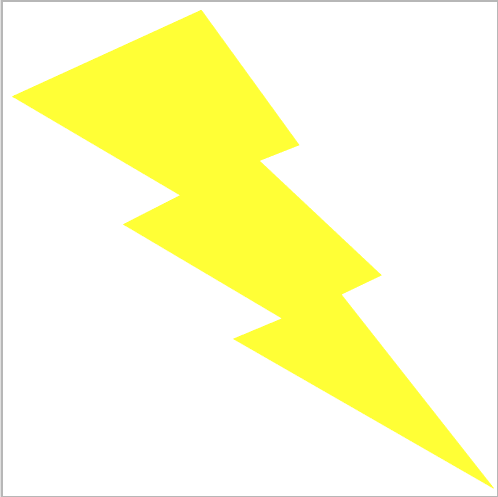
#> input picture Part2/bolt.png, 498 x 497 px, found by its file name
$ python 1.1.py
#> lines starting #> are read from the running program, lines starting #| are printed output that depends on the picture; long printed decimals are rounded
### print_functions.py
from termcolor import colored, cprint
import sys

# [72 lines left out: functions limited_input, listed_input, ranged_input, print_table, not called in this run]

def print_title(title: str, colour: str = "red", attrs: list = ["bold"], title_words: bool = True):
    print("")
    if title_words:
        cprint(title.title(), colour, attrs=attrs)
    else:
        cprint(title, colour, attrs=attrs)

def print_header(header: str, colour: str = "yellow", attrs: list = ["bold", "underline"]):
    print("")
    cprint(header.upper(), colour, attrs=attrs)

### Part2/1.1.py
# Import the appropriate libraries.
from PIL import Image, ImageDraw
from print_functions import *
import random

# .open("") - lets computer know which image you will load
img = Image.open("Part2\\bolt.png")  # Replace with your file path
#> img is the input picture: PIL image 498x497 RGBA; mean R, G, B, A 254.1, 254.1, 204.3, 255
img = img.convert("RGB")  # Ensures it’s in RGB mode
#> img: PIL image 498x497 RGB

# load the image into your program's memory.
pixels = img.load()

# Show the image without edits.
img.show()

# Access pixel values
width, height = img.size
#> width = 498; height = 497

inside_bolt = 0
outside_bolt = 0
# Draw blue dots around the image by editing pixel values to blue.
for i in range(5000):
	# Randomly select a number within the range of the width of the image.
    rand_x = random.randint(0,width-1)
	# Randomly select a number within the height of the image.
    rand_y = random.randint(0,height-1)
    print(pixels[rand_x,rand_y])
    if pixels[rand_x,rand_y] == (255,255,54) or pixels[rand_x,rand_y] == (0,0,255):
        inside_bolt += 1
        pixels[rand_x,rand_y] = (0,0,255)
    else:
        outside_bolt += 1
        pixels[rand_x,rand_y] = (255,0,0)
#> this loop made 5000 passes
#| (255, 255, 255)
#| (255, 255, 255)
#| (255, 255, 255)
#| (255, 255, 255)
#| (255, 255, 54)
#| (255, 255, 255)
#| (255, 255, 54)
#| (255, 255, 255)
#> (further printed lines are left out)
#> after the loop, inside_bolt = 1180; outside_bolt = 3820

# Show image with the edits.
img.show()
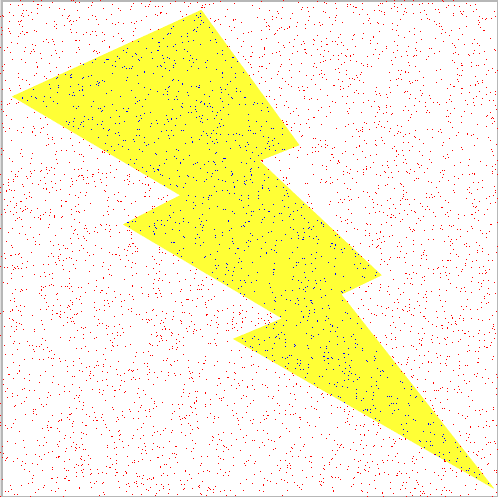
#> shown: PIL image 498x497 RGB; mean R, G, B 252.9, 249, 201.4
print_title("Results")
print("Space taken by bolt:")
print(f"Percentage: {inside_bolt/(outside_bolt+inside_bolt)*100}%")
#| Percentage: 23.600%
print(f"Ratio: {inside_bolt/(outside_bolt+inside_bolt)}")
#| Ratio: 0.236
print(f"Amount of Pixels: {round(inside_bolt/(outside_bolt+inside_bolt)*(width*height))} out of {(width*height)} pixels")
#| Amount of Pixels: 58411 out of 247506 pixels
